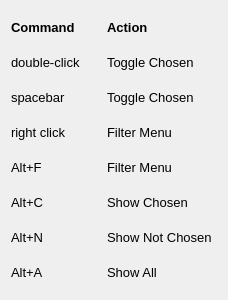
<?xml version="1.0" encoding="UTF-8"?>
<ui version="4.0">
 <class>MainwordCommands</class>
 <widget class="QWidget" name="MainwordCommands">
  <property name="geometry">
   <rect>
    <x>0</x>
    <y>0</y>
    <width>228</width>
    <height>300</height>
   </rect>
  </property>
  <property name="windowTitle">
   <string>Form</string>
  </property>
  <layout class="QGridLayout" name="gridLayout">
   <item row="0" column="0">
    <widget class="QLabel" name="label_21">
     <property name="sizePolicy">
      <sizepolicy hsizetype="Fixed" vsizetype="Fixed">
       <horstretch>0</horstretch>
       <verstretch>0</verstretch>
      </sizepolicy>
     </property>
     <property name="minimumSize">
      <size>
       <width>75</width>
       <height>25</height>
      </size>
     </property>
     <property name="maximumSize">
      <size>
       <width>200</width>
       <height>25</height>
      </size>
     </property>
     <property name="font">
      <font>
       <pointsize>10</pointsize>
       <bold>true</bold>
      </font>
     </property>
     <property name="text">
      <string>Command</string>
     </property>
     <property name="wordWrap">
      <bool>true</bool>
     </property>
    </widget>
   </item>
   <item row="0" column="1">
    <widget class="QLabel" name="label_22">
     <property name="sizePolicy">
      <sizepolicy hsizetype="Fixed" vsizetype="Fixed">
       <horstretch>0</horstretch>
       <verstretch>0</verstretch>
      </sizepolicy>
     </property>
     <property name="minimumSize">
      <size>
       <width>75</width>
       <height>25</height>
      </size>
     </property>
     <property name="maximumSize">
      <size>
       <width>200</width>
       <height>25</height>
      </size>
     </property>
     <property name="font">
      <font>
       <pointsize>10</pointsize>
       <bold>true</bold>
      </font>
     </property>
     <property name="text">
      <string>Action</string>
     </property>
     <property name="wordWrap">
      <bool>true</bool>
     </property>
    </widget>
   </item>
   <item row="1" column="0">
    <widget class="QLabel" name="label_7">
     <property name="sizePolicy">
      <sizepolicy hsizetype="Fixed" vsizetype="Fixed">
       <horstretch>0</horstretch>
       <verstretch>0</verstretch>
      </sizepolicy>
     </property>
     <property name="minimumSize">
      <size>
       <width>75</width>
       <height>25</height>
      </size>
     </property>
     <property name="maximumSize">
      <size>
       <width>90</width>
       <height>25</height>
      </size>
     </property>
     <property name="font">
      <font>
       <pointsize>10</pointsize>
      </font>
     </property>
     <property name="text">
      <string>double-click</string>
     </property>
     <property name="wordWrap">
      <bool>true</bool>
     </property>
    </widget>
   </item>
   <item row="1" column="1">
    <widget class="QLabel" name="label_8">
     <property name="sizePolicy">
      <sizepolicy hsizetype="Fixed" vsizetype="Fixed">
       <horstretch>0</horstretch>
       <verstretch>0</verstretch>
      </sizepolicy>
     </property>
     <property name="minimumSize">
      <size>
       <width>75</width>
       <height>25</height>
      </size>
     </property>
     <property name="maximumSize">
      <size>
       <width>200</width>
       <height>25</height>
      </size>
     </property>
     <property name="font">
      <font>
       <pointsize>10</pointsize>
      </font>
     </property>
     <property name="text">
      <string>Toggle Chosen</string>
     </property>
     <property name="wordWrap">
      <bool>true</bool>
     </property>
    </widget>
   </item>
   <item row="2" column="0">
    <widget class="QLabel" name="label_9">
     <property name="sizePolicy">
      <sizepolicy hsizetype="Fixed" vsizetype="Fixed">
       <horstretch>0</horstretch>
       <verstretch>0</verstretch>
      </sizepolicy>
     </property>
     <property name="minimumSize">
      <size>
       <width>75</width>
       <height>25</height>
      </size>
     </property>
     <property name="maximumSize">
      <size>
       <width>200</width>
       <height>25</height>
      </size>
     </property>
     <property name="font">
      <font>
       <pointsize>10</pointsize>
      </font>
     </property>
     <property name="text">
      <string>spacebar</string>
     </property>
     <property name="wordWrap">
      <bool>true</bool>
     </property>
    </widget>
   </item>
   <item row="2" column="1">
    <widget class="QLabel" name="label_10">
     <property name="sizePolicy">
      <sizepolicy hsizetype="Fixed" vsizetype="Fixed">
       <horstretch>0</horstretch>
       <verstretch>0</verstretch>
      </sizepolicy>
     </property>
     <property name="minimumSize">
      <size>
       <width>75</width>
       <height>25</height>
      </size>
     </property>
     <property name="maximumSize">
      <size>
       <width>200</width>
       <height>25</height>
      </size>
     </property>
     <property name="font">
      <font>
       <pointsize>10</pointsize>
      </font>
     </property>
     <property name="text">
      <string>Toggle Chosen</string>
     </property>
     <property name="wordWrap">
      <bool>true</bool>
     </property>
    </widget>
   </item>
   <item row="3" column="0">
    <widget class="QLabel" name="label_11">
     <property name="sizePolicy">
      <sizepolicy hsizetype="Fixed" vsizetype="Fixed">
       <horstretch>0</horstretch>
       <verstretch>0</verstretch>
      </sizepolicy>
     </property>
     <property name="minimumSize">
      <size>
       <width>75</width>
       <height>25</height>
      </size>
     </property>
     <property name="maximumSize">
      <size>
       <width>200</width>
       <height>25</height>
      </size>
     </property>
     <property name="font">
      <font>
       <pointsize>10</pointsize>
      </font>
     </property>
     <property name="text">
      <string>right click</string>
     </property>
     <property name="wordWrap">
      <bool>true</bool>
     </property>
    </widget>
   </item>
   <item row="3" column="1">
    <widget class="QLabel" name="label_12">
     <property name="sizePolicy">
      <sizepolicy hsizetype="Fixed" vsizetype="Fixed">
       <horstretch>0</horstretch>
       <verstretch>0</verstretch>
      </sizepolicy>
     </property>
     <property name="minimumSize">
      <size>
       <width>75</width>
       <height>25</height>
      </size>
     </property>
     <property name="maximumSize">
      <size>
       <width>200</width>
       <height>25</height>
      </size>
     </property>
     <property name="font">
      <font>
       <pointsize>10</pointsize>
      </font>
     </property>
     <property name="text">
      <string>Filter Menu</string>
     </property>
     <property name="wordWrap">
      <bool>true</bool>
     </property>
    </widget>
   </item>
   <item row="4" column="0">
    <widget class="QLabel" name="label_19">
     <property name="sizePolicy">
      <sizepolicy hsizetype="Fixed" vsizetype="Fixed">
       <horstretch>0</horstretch>
       <verstretch>0</verstretch>
      </sizepolicy>
     </property>
     <property name="minimumSize">
      <size>
       <width>75</width>
       <height>25</height>
      </size>
     </property>
     <property name="maximumSize">
      <size>
       <width>200</width>
       <height>25</height>
      </size>
     </property>
     <property name="font">
      <font>
       <pointsize>10</pointsize>
      </font>
     </property>
     <property name="text">
      <string>Alt+F</string>
     </property>
     <property name="wordWrap">
      <bool>true</bool>
     </property>
    </widget>
   </item>
   <item row="4" column="1">
    <widget class="QLabel" name="label_20">
     <property name="sizePolicy">
      <sizepolicy hsizetype="Fixed" vsizetype="Fixed">
       <horstretch>0</horstretch>
       <verstretch>0</verstretch>
      </sizepolicy>
     </property>
     <property name="minimumSize">
      <size>
       <width>75</width>
       <height>25</height>
      </size>
     </property>
     <property name="maximumSize">
      <size>
       <width>200</width>
       <height>25</height>
      </size>
     </property>
     <property name="font">
      <font>
       <pointsize>10</pointsize>
      </font>
     </property>
     <property name="text">
      <string>Filter Menu</string>
     </property>
     <property name="wordWrap">
      <bool>true</bool>
     </property>
    </widget>
   </item>
   <item row="5" column="0">
    <widget class="QLabel" name="label_14">
     <property name="sizePolicy">
      <sizepolicy hsizetype="Fixed" vsizetype="Fixed">
       <horstretch>0</horstretch>
       <verstretch>0</verstretch>
      </sizepolicy>
     </property>
     <property name="minimumSize">
      <size>
       <width>75</width>
       <height>25</height>
      </size>
     </property>
     <property name="maximumSize">
      <size>
       <width>200</width>
       <height>25</height>
      </size>
     </property>
     <property name="font">
      <font>
       <pointsize>10</pointsize>
      </font>
     </property>
     <property name="text">
      <string>Alt+C</string>
     </property>
     <property name="wordWrap">
      <bool>true</bool>
     </property>
    </widget>
   </item>
   <item row="5" column="1">
    <widget class="QLabel" name="label_13">
     <property name="sizePolicy">
      <sizepolicy hsizetype="Fixed" vsizetype="Fixed">
       <horstretch>0</horstretch>
       <verstretch>0</verstretch>
      </sizepolicy>
     </property>
     <property name="minimumSize">
      <size>
       <width>75</width>
       <height>25</height>
      </size>
     </property>
     <property name="maximumSize">
      <size>
       <width>200</width>
       <height>25</height>
      </size>
     </property>
     <property name="font">
      <font>
       <pointsize>10</pointsize>
      </font>
     </property>
     <property name="text">
      <string>Show Chosen</string>
     </property>
     <property name="wordWrap">
      <bool>true</bool>
     </property>
    </widget>
   </item>
   <item row="6" column="0">
    <widget class="QLabel" name="label_16">
     <property name="sizePolicy">
      <sizepolicy hsizetype="Fixed" vsizetype="Fixed">
       <horstretch>0</horstretch>
       <verstretch>0</verstretch>
      </sizepolicy>
     </property>
     <property name="minimumSize">
      <size>
       <width>75</width>
       <height>25</height>
      </size>
     </property>
     <property name="maximumSize">
      <size>
       <width>200</width>
       <height>25</height>
      </size>
     </property>
     <property name="font">
      <font>
       <pointsize>10</pointsize>
      </font>
     </property>
     <property name="text">
      <string>Alt+N</string>
     </property>
     <property name="wordWrap">
      <bool>true</bool>
     </property>
    </widget>
   </item>
   <item row="6" column="1">
    <widget class="QLabel" name="label_15">
     <property name="sizePolicy">
      <sizepolicy hsizetype="Fixed" vsizetype="Fixed">
       <horstretch>0</horstretch>
       <verstretch>0</verstretch>
      </sizepolicy>
     </property>
     <property name="minimumSize">
      <size>
       <width>80</width>
       <height>25</height>
      </size>
     </property>
     <property name="maximumSize">
      <size>
       <width>200</width>
       <height>25</height>
      </size>
     </property>
     <property name="font">
      <font>
       <pointsize>10</pointsize>
      </font>
     </property>
     <property name="text">
      <string>Show Not Chosen</string>
     </property>
     <property name="wordWrap">
      <bool>true</bool>
     </property>
    </widget>
   </item>
   <item row="7" column="0">
    <widget class="QLabel" name="label_17">
     <property name="sizePolicy">
      <sizepolicy hsizetype="Fixed" vsizetype="Fixed">
       <horstretch>0</horstretch>
       <verstretch>0</verstretch>
      </sizepolicy>
     </property>
     <property name="minimumSize">
      <size>
       <width>75</width>
       <height>25</height>
      </size>
     </property>
     <property name="maximumSize">
      <size>
       <width>200</width>
       <height>25</height>
      </size>
     </property>
     <property name="font">
      <font>
       <pointsize>10</pointsize>
      </font>
     </property>
     <property name="text">
      <string>Alt+A</string>
     </property>
     <property name="wordWrap">
      <bool>true</bool>
     </property>
    </widget>
   </item>
   <item row="7" column="1">
    <widget class="QLabel" name="label_18">
     <property name="sizePolicy">
      <sizepolicy hsizetype="Fixed" vsizetype="Fixed">
       <horstretch>0</horstretch>
       <verstretch>0</verstretch>
      </sizepolicy>
     </property>
     <property name="minimumSize">
      <size>
       <width>75</width>
       <height>25</height>
      </size>
     </property>
     <property name="maximumSize">
      <size>
       <width>200</width>
       <height>25</height>
      </size>
     </property>
     <property name="font">
      <font>
       <pointsize>10</pointsize>
      </font>
     </property>
     <property name="text">
      <string>Show All</string>
     </property>
     <property name="wordWrap">
      <bool>true</bool>
     </property>
    </widget>
   </item>
  </layout>
 </widget>
 <resources/>
 <connections/>
</ui>
